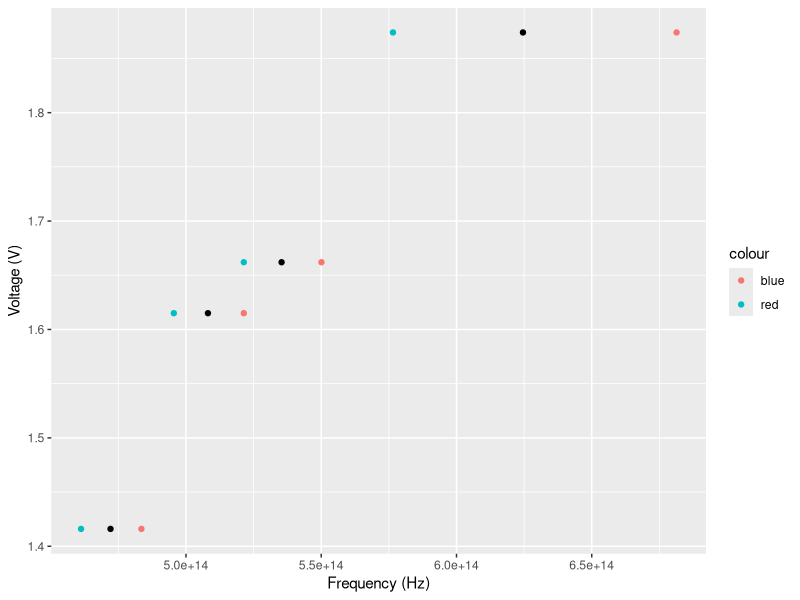

Write R code to recreate this figure.
library("ggplot2")
library("dplyr")

wavelength = c(635,590,560,480)
dat = data.frame(wavelength)
dat$wavelength = dat$wavelength * (10 ** (-9))
dat = mutate(dat, freq = 299792458/dat$wavelength)
voltage = c(1.416,1.615,1.662,1.874)
dat = mutate(dat, voltage)
dat = mutate(dat, tolerance = c(15,15,15,40) * (10**(-9)))
dat = mutate(dat, minfreq = 299792458 / (dat$wavelength + dat$tolerance))
dat = mutate(dat, maxfreq = 299792458 / (dat$wavelength - dat$tolerance))

ggplot(dat, aes(x = freq, y = voltage)) + 
  xlab("Frequency (Hz)") + 
  ylab("Voltage (V)") + 
  geom_point() + 
  geom_point(data = dat, mapping = aes(x = minfreq, y = voltage, col = "red")) + 
  geom_point(data = dat, mapping = aes(x = maxfreq, y = voltage, col = "blue"))

print(lm(voltage ~ dat$freq))
print(lm(voltage ~ dat$minfreq))
print(lm(voltage ~ dat$maxfreq))